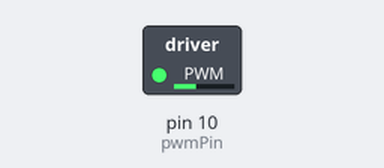
The sketch below on a simulated Arduino Uno, built with avr-gcc and run on an emulated ATmega328P. Parts: switched loads named in the sketch (green lamp = pin HIGH). What the sketch prints to the serial monitor is not drawn.

Above: at 0.2 s.
Timing chart, 0 to 1.7 s (numbered marks = the images above):
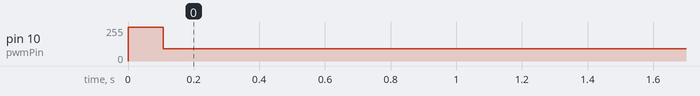

Measured:
- by itself, pin 10 (pwmPin): 255/255 → 92/255 at 0.11 s

The sketch:

MKESC_MINI_usePPMandUART.ino
```cpp
#include <SoftwareSerial.h>
#include <avr/io.h>

SoftwareSerial vescSerial(8, 9); // RX, TX

int pwmPin = 10;
int StickYPin = A0;
int StickXPin = A1;

unsigned int frq = 100; // 周波数
float duty = 0.5; // 指定したいデューティ比
float dutyMax = 0.9;
float dutyMin = 0.2;

double maxRPM = 60000;
double minRPM = 0000;
double targetRPM = 0;
double dduty = 0;

void setRPM(double rpm){
  dduty = dmap(targetRPM, minRPM, maxRPM, 0.31, dutyMax);
  setDuty(dduty);
}

void setupPWM(int frq) {
  pinMode(pwmPin, OUTPUT);
  TCCR1A = 0b00100001;
  TCCR1B = 0b00010100;
  OCR1A = (unsigned int)(31250 / frq);
}

/**
 * @brief PWMのDuty比を設定する
 * @param duty Duty比 (0.0 ~ 1.0)
 */
void setDuty(double duty) {
  OCR1B = (unsigned int)(OCR1A * duty);
}

float fmap(float x, float in_min, float in_max, float out_min, float out_max){
    float x_new = (x - in_min) * (out_max - out_min) / (in_max - in_min) + out_min;
    return x_new;
}

double dmap(double x, double in_min, double in_max, double out_min, double out_max){
    double x_new = (x - in_min) * (out_max - out_min) / (in_max - in_min) + out_min;
    return x_new;
}

// VESCからの応答パケット用バッファ
uint8_t rx_buffer[256];

// --- VESC コマンドID ---
const uint8_t COMM_GET_VALUES = 4;

// --- CRC16 計算関数 (変更なし) ---
unsigned short crc16(unsigned char *buf, unsigned int len) {
    unsigned int i;
    unsigned short cksum = 0;
    for (i = 0; i < len; i++) {
        cksum = crc16_round(cksum, buf[i]);
    }
    return cksum;
}

unsigned short crc16_round(unsigned short crc, unsigned char data) {
    crc = (unsigned char)(crc >> 8) | (crc << 8);
    crc ^= data;
    crc ^= (unsigned char)(crc & 0xff) >> 4;
    crc ^= (crc << 8) << 4;
    crc ^= ((crc & 0xff) << 4) << 1;
    return crc;
}

// --- 数値変換関数 (変更なし) ---
int16_t buffer_get_int16(const uint8_t *buffer, int32_t *index) {
    int16_t res = ((uint16_t)buffer[*index]) << 8 | ((uint16_t)buffer[*index + 1]);
    *index += 2;
    return res;
}

int32_t buffer_get_int32(const uint8_t *buffer, int32_t *index) {
    int32_t res = ((uint32_t)buffer[*index]) << 24 |
                  ((uint32_t)buffer[*index + 1]) << 16 |
                  ((uint32_t)buffer[*index + 2]) << 8 |
                  ((uint32_t)buffer[*index + 3]);
    *index += 4;
    return res;
}

// --- データ要求送信 (変更なし) ---
void request_vesc_values() {
    uint8_t payload[] = { COMM_GET_VALUES };
    uint8_t len = sizeof(payload);
    uint16_t crc = crc16(payload, len);

    vescSerial.write(0x02);
    vescSerial.write(len);
    vescSerial.write(payload, len);
    vescSerial.write((uint8_t)(crc >> 8));
    vescSerial.write((uint8_t)(crc & 0xFF));
    vescSerial.write(0x03);
}

void setup() {
    Serial.begin(9600);

    // VESCとの通信開始 (8番, 9番ピンを使用)
    vescSerial.begin(9600);

    Serial.println("Starting VESC Monitor on Pins 8/9...");

    setupPWM(100);//100Hz
    pinMode(pwmPin, OUTPUT);
    targetRPM = 5000;
}

void loop() {
    request_vesc_values();

    unsigned long startTime = millis();
    int byteIndex = 0;
    bool packetStarted = false;

    while (millis() - startTime < 100) {
        if (vescSerial.available()) {
            uint8_t c = vescSerial.read();

            if (!packetStarted) {
                if (c == 0x02) {
                    packetStarted = true;
                    byteIndex = 0;
                }
            } else {
                rx_buffer[byteIndex++] = c;
                if (byteIndex >= sizeof(rx_buffer)) break;
            }
        }
    }

    if (byteIndex > 10) {
        int32_t ind = 1;

        if (rx_buffer[ind++] == COMM_GET_VALUES) {
            float tempFET = buffer_get_int16(rx_buffer, &ind) / 10.0;
            float tempMotor = buffer_get_int16(rx_buffer, &ind) / 10.0;
            float currentMotor = buffer_get_int32(rx_buffer, &ind) / 100.0;
            float currentInput = buffer_get_int32(rx_buffer, &ind) / 100.0;
            buffer_get_int32(rx_buffer, &ind); // ID
            buffer_get_int32(rx_buffer, &ind); // IQ
            float duty = buffer_get_int16(rx_buffer, &ind) / 1000.0;
            float rpm = buffer_get_int32(rx_buffer, &ind);
            float voltage = buffer_get_int16(rx_buffer, &ind) / 10.0;

            Serial.print("Volt: "); Serial.print(voltage);
            Serial.print(" V | RPM: "); Serial.print(rpm);
            Serial.print(" | Curr: "); Serial.println(currentMotor);
        }
    }

    setRPM(targetRPM);
    if(targetRPM > maxRPM){
      targetRPM = 0;
    }
    delay(100);
}
```
